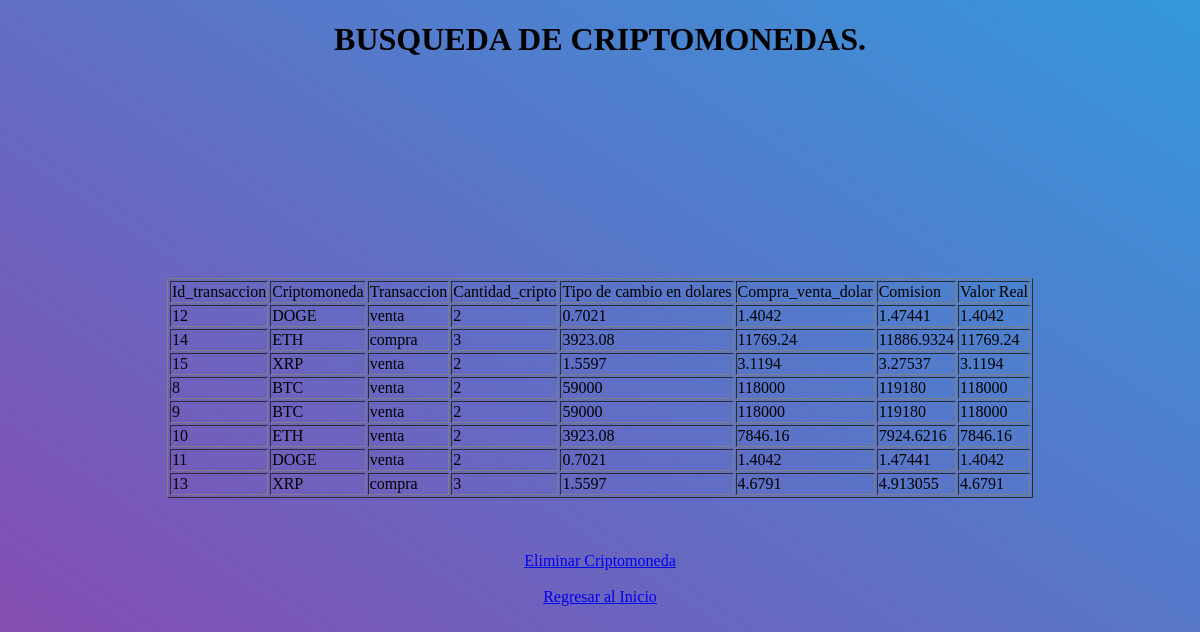
Screenshot of /mostrar_cripto.php with the database file from the repository.
### tables this page shows
CREATE TABLE IF NOT EXISTS `criptomoneda` (
  `id_transaccion` int NOT NULL AUTO_INCREMENT,
  `criptomoneda` varchar(50) NOT NULL,
  `transaccion` varchar(50) NOT NULL,
  `cantidad_cripto` int NOT NULL,
  `cambio_dolar` varchar(50) NOT NULL,
  `compra_venta_dolar` varchar(50) NOT NULL,
  `comision` varchar(50) NOT NULL,
  `valoreal` varchar(50) NOT NULL,
  PRIMARY KEY (`id_transaccion`)
);

### mostrar_cripto.php (the view, shortened to what this page needs)
<?php
$conex = mysqli_connect("localhost","root","","criptomonedas");
 ?>
<!DOCTYPE html>
<html>
<head>
        <link rel="stylesheet" href="css/estilo.css">
        <div class= "registro">
        <form action="#" method="POST">
</head>
<body>
<center> <h1>BUSQUEDA DE CRIPTOMONEDAS.</h1>
<br>
<br><br><br><br><br><br><br><br><br><br>
<table border="1" >
		<tr>
			<td>Id_transaccion</td>
			<td>Criptomoneda</td>
			<td>Transaccion</td>
			<td>Cantidad_cripto</td>
			<td>Tipo de cambio en dolares</td>
			<td>Compra_venta_dolar</td>
			<td>Comision</td>
			<td>Valor Real</td>
		</tr>
		<?php
		$consulta="SELECT * from criptomoneda";
		$resultado=mysqli_query($conex,$consulta);
		while($mostrar=mysqli_fetch_array($resultado)){
		 ?>
		<tr>
			<td><?php echo $mostrar['id_transaccion'] ?></td>
			<td><?php echo $mostrar['criptomoneda'] ?></td>
			<td><?php echo $mostrar['transaccion'] ?></td>
			<td><?php echo $mostrar['cantidad_cripto'] ?></td>
			<td><?php echo $mostrar['cambio_dolar'] ?></td>
			<td><?php echo $mostrar['compra_venta_dolar'] ?></td>
			<td><?php echo $mostrar['comision'] ?></td>
			<td><?php echo $mostrar['valoreal'] ?></td>
		</tr>
	<?php
	}
	 ?>
	</table></center>
    <center>
		<br><br><br>
		<a href="Eliminar_cripto.php"> Eliminar Criptomoneda</a>
		<br><br>
		<a href="index.php"> Regresar al Inicio</a></center>
</body>
</html>

### css/estilo.css (style rules this page uses)
html { height:100%; background-image: linear-gradient(to right top, #8e44ad 0%, #3498db 100%); }

### rows the page displays
criptomoneda: id_transaccion "12", criptomoneda "DOGE", transaccion "venta", cantidad_cripto "2", cambio_dolar "0.7021", compra_venta_dolar "1.4042", comision "1.47441", valoreal "1.4042"
criptomoneda: id_transaccion "14", criptomoneda "ETH", transaccion "compra", cantidad_cripto "3", cambio_dolar "3923.08", compra_venta_dolar "11769.24", comision "11886.9324", valoreal "11769.24"
criptomoneda: id_transaccion "15", criptomoneda "XRP", transaccion "venta", cantidad_cripto "2", cambio_dolar "1.5597", compra_venta_dolar "3.1194", comision "3.27537", valoreal "3.1194"
criptomoneda: id_transaccion "8", criptomoneda "BTC", transaccion "venta", cantidad_cripto "2", cambio_dolar "59000", compra_venta_dolar "118000", comision "119180", valoreal "118000"
criptomoneda: id_transaccion "9", criptomoneda "BTC", transaccion "venta", cantidad_cripto "2", cambio_dolar "59000", compra_venta_dolar "118000", comision "119180", valoreal "118000"
criptomoneda: id_transaccion "10", criptomoneda "ETH", transaccion "venta", cantidad_cripto "2", cambio_dolar "3923.08", compra_venta_dolar "7846.16", comision "7924.6216", valoreal "7846.16"
criptomoneda: id_transaccion "11", criptomoneda "DOGE", transaccion "venta", cantidad_cripto "2", cambio_dolar "0.7021", compra_venta_dolar "1.4042", comision "1.47441", valoreal "1.4042"
criptomoneda: id_transaccion "13", criptomoneda "XRP", transaccion "compra", cantidad_cripto "3", cambio_dolar "1.5597", compra_venta_dolar "4.6791", comision "4.913055", valoreal "4.6791"
